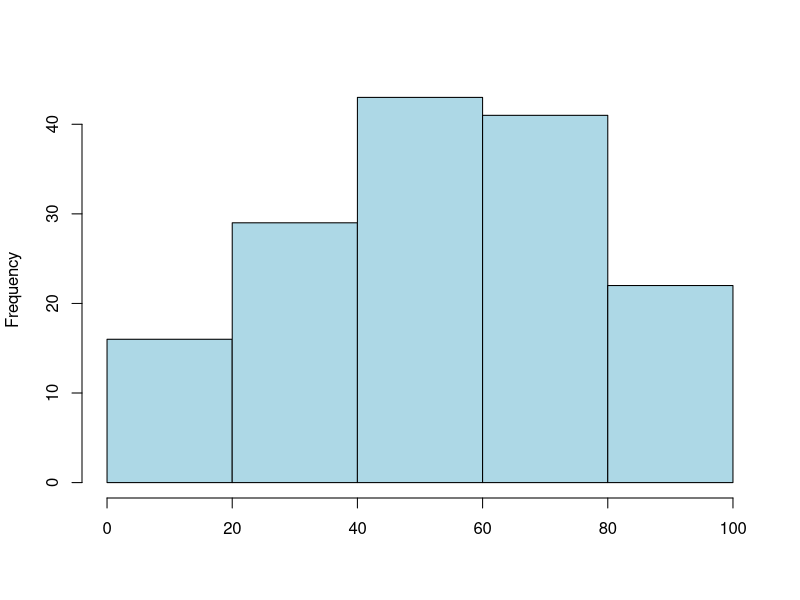
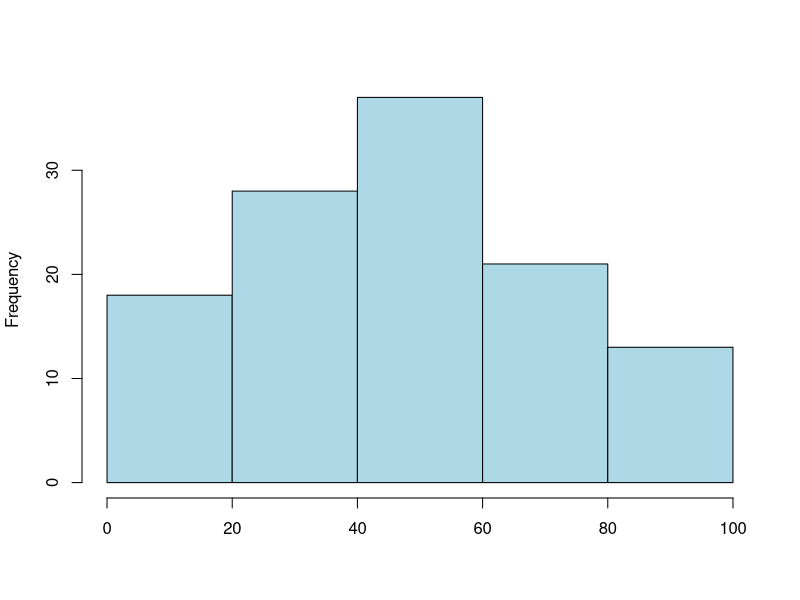
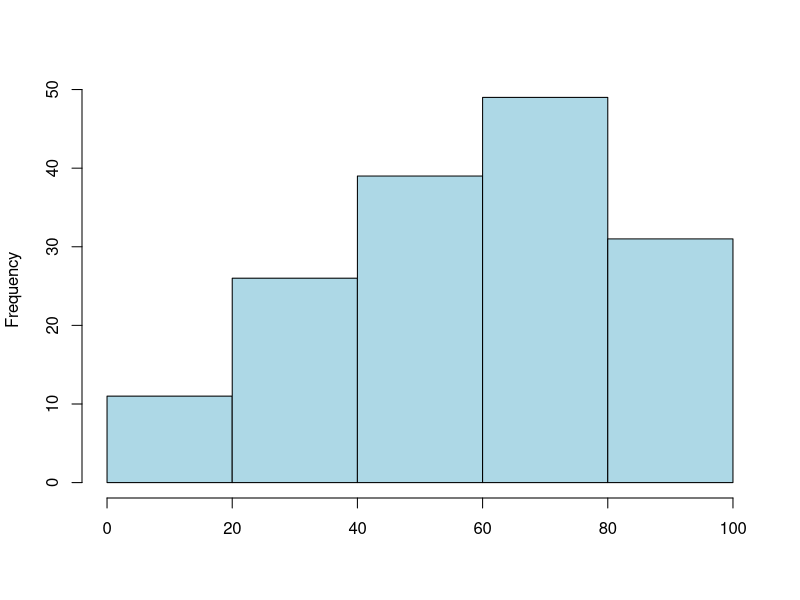
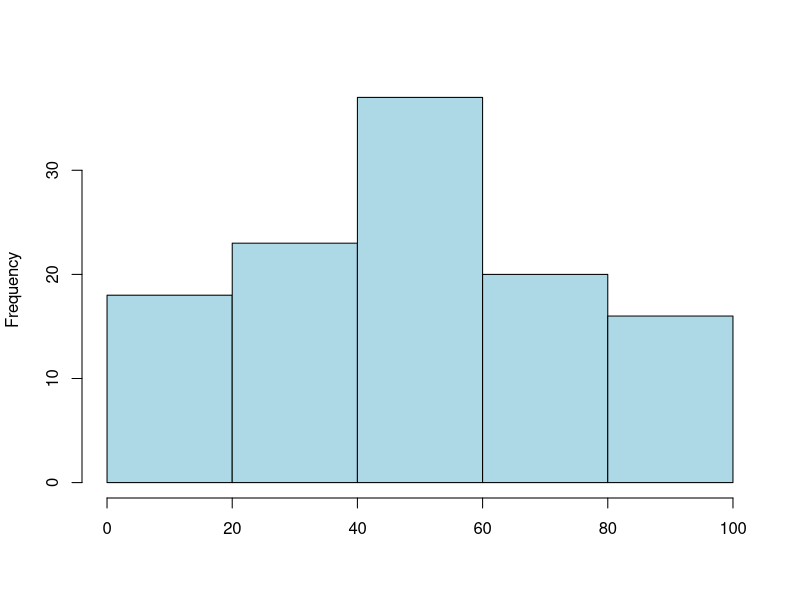
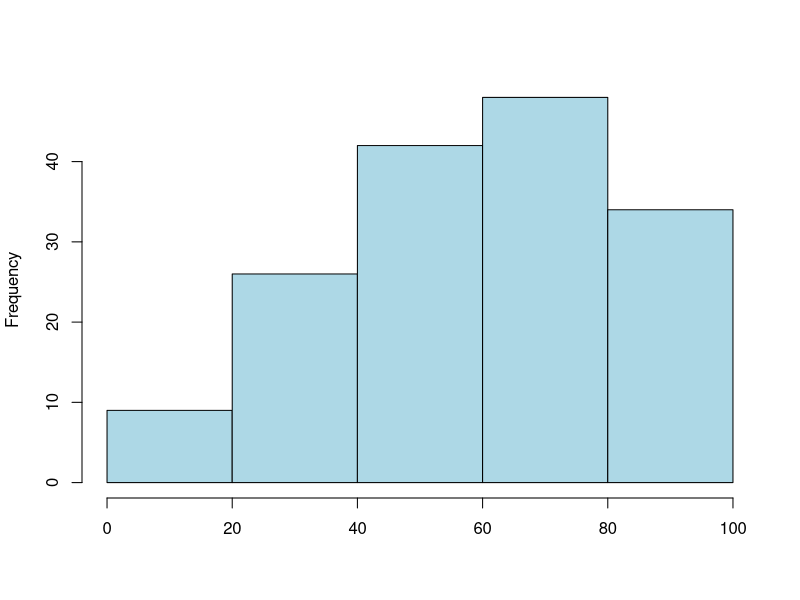
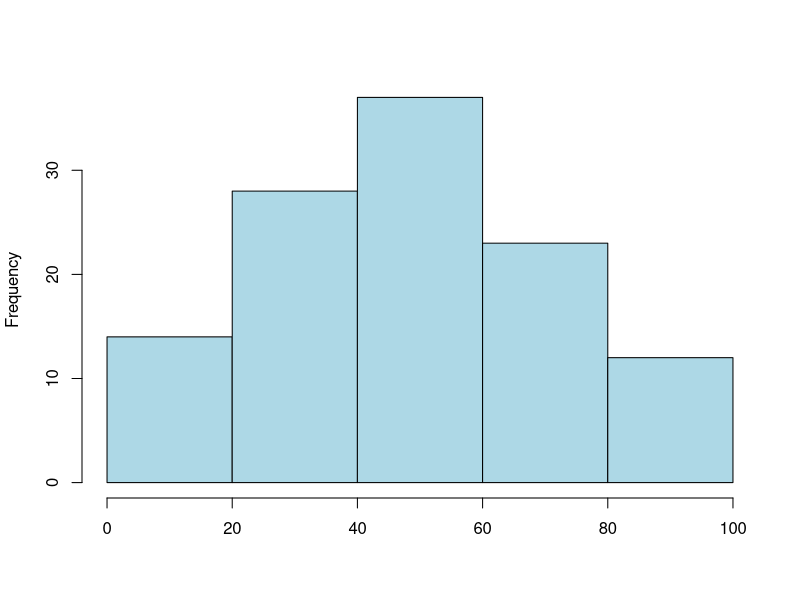
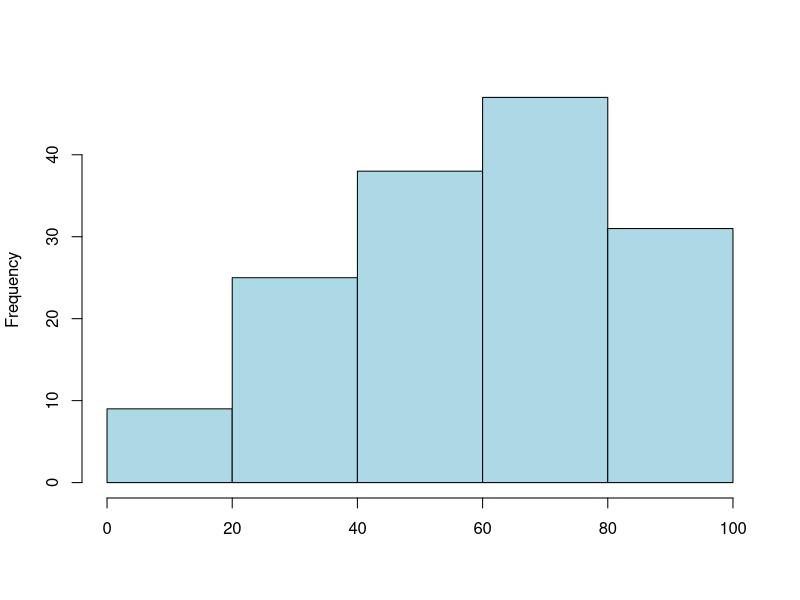
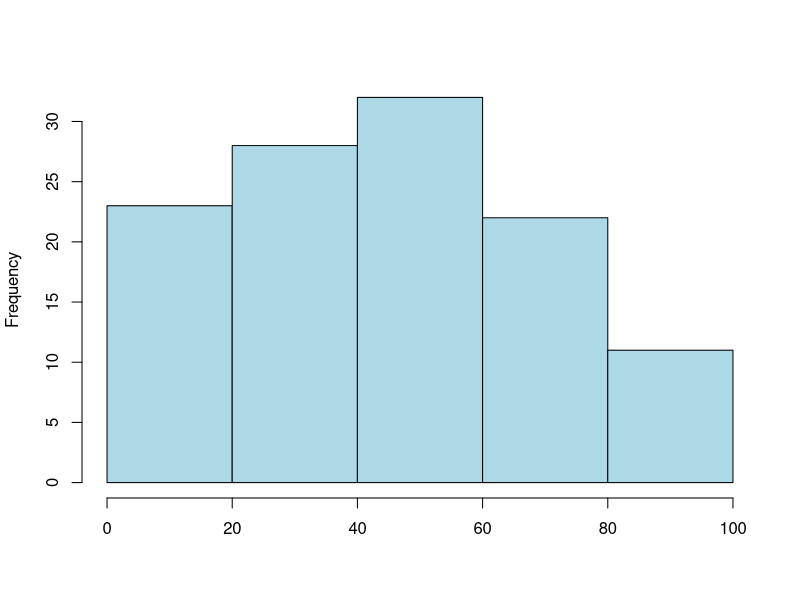

The R source for these figures, in order: (Note: this script raises an error after producing the figures.)
library(dplyr)
library(openxlsx)
library(gplots)
library(ggplot2)
library(tibble)


answers <- read.csv(file = 'myapp/data/RQ1_corrected_scaled.csv', header=TRUE) #importiere das answers file
all.answers <- answers %>% filter(QUES2SURV_METHOD == "classic" & ANS2SURV_ANSWERED == 1)
number.scenarios <- nrow(as.data.frame(table(all.answers$QUES_ID)))
scenarios <- as.data.frame(table(all.answers$QUES_ID))


for (anz in 1:number.scenarios) {
  actualscenario =as.vector(scenarios[anz,1])
  print (actualscenario)
  actual.df <- answers %>% filter(QUES2SURV_METHOD == "classic" & ANS2SURV_ANSWERED == 1 & QUES_ID == actualscenario)# & ACC2SURV_ACCID == "22")
  numberofanswers <- nrow(actual.df)
  scentext <- (paste0("", actualscenario))
  #print (numberofanswers)
  
  
  # Definiere die Breakpoints und Labels für die Stufen
  breakpoints <- c(0, 20, 40, 60, 80, 100)
  labels <- c(10, 30, 50, 70, 90)
  
  # Erstelle einen leeren DataFrame für das Ergebnis
  x.result <- data.frame(
    userID = integer(),
    Grid = character()
  )
  
  y.result <- data.frame(
    userID = integer(),
    Grid = character()
  )
  
    
  for (i in 1:numberofanswers){
    ACCID <- actual.df[i,"ACC2SURV_ACCID"]
    
    x_min <- actual.df[i,"scaled_X1"]
    x_max <- actual.df[i,"scaled_X2"]
    y_min <- actual.df[i,"scaled_Y1"]
    y_max <- actual.df[i,"scaled_Y2"]
    
    

      
      # Erstellt eine Sequenz von Werten innerhalb des Bereichs mit einem Abstand von 0.25
      x_values <- seq(from = x_min, to = x_max, by = 0.25)
      y_values <- seq(from = y_min, to = y_max, by = 0.25)
      
      # Ermittelt die Stufen für alle Werte in der Sequenz
      x.stages <- cut(x_values, breaks = breakpoints, labels = labels, right = TRUE)
      y.stages <- cut(y_values, breaks = breakpoints, labels = labels, right = TRUE)
      
      # Einzigartige Stufen
      x.unique_stages <- unique(x.stages)
      y.unique_stages <- unique(y.stages)
      
      # Füge für jede einzigartige Stufe eine Zeile in den DataFrame ein
      for (stage in x.unique_stages) {
        x.result <- rbind(x.result, data.frame(userID = ACCID, Grid = as.numeric(stage)))
      }
      
      for (stage in y.unique_stages) {
        y.result <- rbind(y.result, data.frame(userID = ACCID, Grid = as.numeric(stage)))
      }
      
    }
    
    # Zeige den resultierenden DataFrame
    
  
  #print(x.result)
  # Zähle die Anzahl der Einträge pro Stufe
  x.counts <- table(x.result$Grid)
  y.counts <- table(y.result$Grid)
  
  # Zeige das Ergebnis
  print(x.counts)
  print(y.counts)
  
  histImpactclassic <- x.result[,'Grid']
  histOccurrenceclassic <- y.result[,'Grid']
  IMPACT <- (histImpactclassic)
  print (IMPACT)
  OCCURRENCE <- (histOccurrenceclassic)
  filetitleImpact <- (paste0("myapp/pictures/65_hist_reachedgrid/",scentext,"- Impact.png"))
  filetitleOcc <- (paste0("myapp/pictures/65_hist_reachedgrid/",scentext,"- Occurrence.png"))
  #histImpact <- replace(histImpactclassic,,histImpactclassic-0.5)
  #histImpact <- sapply(histImpactclassic,quantile)
  
  png(file=filetitleImpact,width=600, height=600)
  hist(IMPACT,breaks = c(0,20,40,60,80,100), main="",xlim=c(0,100),labels = FALSE,col="lightblue",xlab = "" )
  dev.off()
  
  png(file=filetitleOcc,width=600, height=600)
  hist(OCCURRENCE,breaks = c(0,20,40,60,80,100), main="",xlim=c(0,100),labels = FALSE,col="lightblue",xlab = "" )
  dev.off()
  
    
    

  
}
